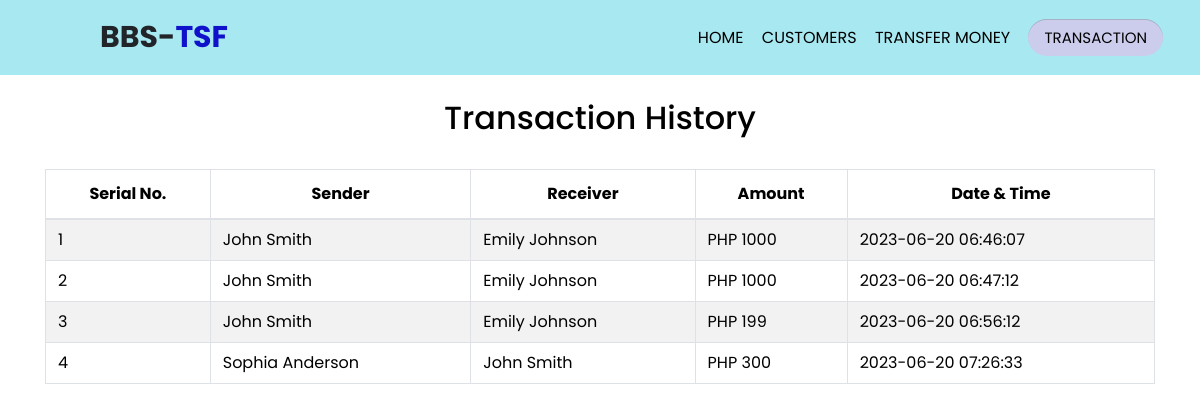
/transaction.php, run on the app's committed database.
### tables this page shows
CREATE TABLE `transaction` (
  `sno` int(3) NOT NULL,
  `sender` text NOT NULL,
  `receiver` text NOT NULL,
  `balance` int(8) NOT NULL,
  `datetime` datetime NOT NULL DEFAULT current_timestamp()
);

### transaction.php (the view, shortened to what this page needs)
<!DOCTYPE html>
<html lang="en">
<head>
    <link rel="stylesheet" type="text/css" href="css/style.css">
    <link rel="stylesheet" href="https://stackpath.bootstrapcdn.com/bootstrap/4.5.2/css/bootstrap.min.css">
</head>
<body>
    <div class="header-main">
        <nav>
            <label class="logo">BBS-<span>TSF</span></label>
            <ul>
                <li><a  href="index.php">HOME</a></li>
                <li><a  href="customers.php">CUSTOMERS</a></li>
                <li><a  href="transfer-money.php">TRANSFER MONEY</a></li>
                <li><a  href="transaction.php">TRANSACTION</a></li>
            </ul>
        </nav>
    </div>
    <div class="container">
        <h2 class="text-center pt-4" style="color : black;">Transaction History</h2>
       <br>
       <div class="table-responsive-sm">
    <table class="table table-hover table-striped table-condensed table-bordered">
        <thead style="color : black;">
            <tr>
                <th class="text-center">Serial No.</th>
                <th class="text-center">Sender</th>
                <th class="text-center">Receiver</th>
                <th class="text-center">Amount</th>
                <th class="text-center">Date & Time</th>
            </tr>
        </thead>
        <tbody>
        <?php
            include 'config.php';
            $sql ="select * from transaction";
            $query =mysqli_query($conn, $sql);
            while($rows = mysqli_fetch_assoc($query))
            {
        ?>
            <tr style="color : black;">
            <td class="py-2"><?php echo $rows['sno']; ?></td>
            <td class="py-2"><?php echo $rows['sender']; ?></td>
            <td class="py-2"><?php echo $rows['receiver']; ?></td>
            <td class="py-2">PHP <?php echo $rows['balance']; ?> </td>
            <td class="py-2"><?php echo $rows['datetime']; ?> </td>
        <?php
            }
        ?>
        </tbody>
    </table>
    </div>
</div>
</body>
</html>

### css/style.css (style rules this page uses)
* { margin: 0; padding: 0; box-sizing: border-box; font-family: 'Poppins', sans-serif; }
.header-main { width: 100%; height: 75px; background-color: rgb(168, 233, 241); }
label.logo { font-weight: bold; font-size: 30px; line-height: 75px; padding: 0 100px; }
.active { background-color: rgb(204, 204, 237); border-radius: 40px; font-size: 15px; padding: 8px 16px; box-shadow: rgba(20, 70, 32, .2) 0 1px 0 inset; }
nav ul { float: right; margin-right: 30px; }
nav ul li { list-style-type: none; display: inline-block; line-height: 75px; margin: 0 7px; }
.header-main ul a { text-decoration: none; color: black; }
span { color: rgb(15, 18, 202); }

### data on the page
transaction: sno "1", sender "John Smith", receiver "Emily Johnson", balance "1000", datetime "2023-06-20 06:46:07"
transaction: sno "2", sender "John Smith", receiver "Emily Johnson", balance "1000", datetime "2023-06-20 06:47:12"
transaction: sno "3", sender "John Smith", receiver "Emily Johnson", balance "199", datetime "2023-06-20 06:56:12"
transaction: sno "4", sender "Sophia Anderson", receiver "John Smith", balance "300", datetime "2023-06-20 07:26:33"
